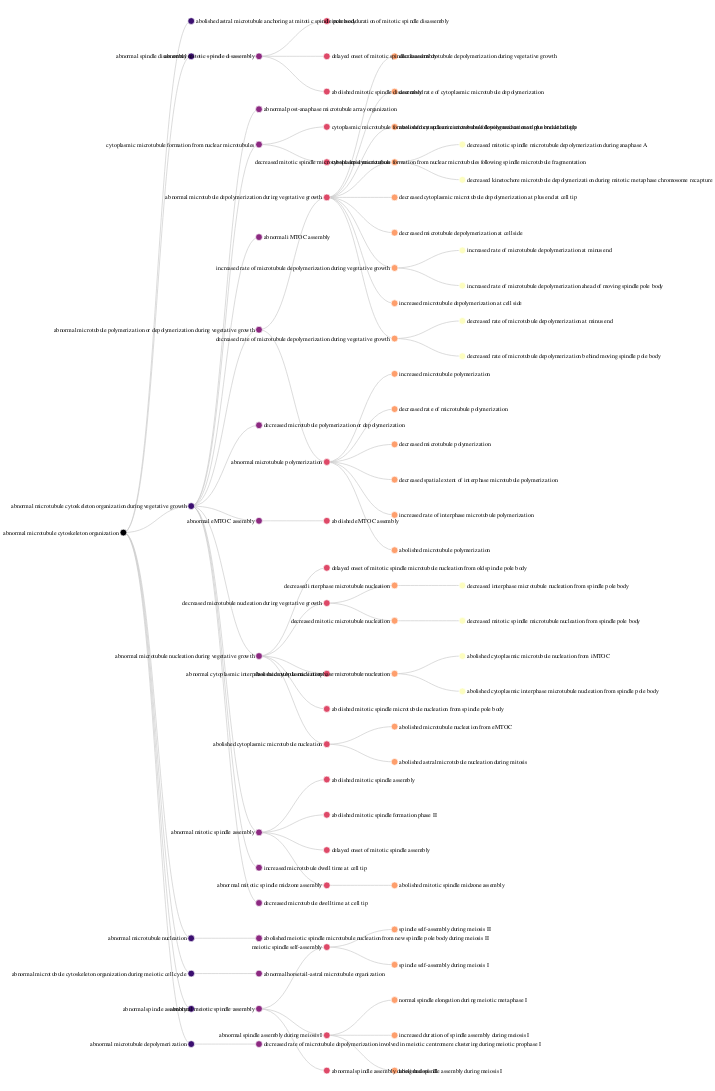

The code cell stored with this chart in its notebook:
### Code cell
import pronto
import json
import urllib.request

fypo = pronto.Ontology('./fypo-base.obo')

starting_point  = fypo['FYPO:0000054'].subclasses().to_set()
data = []

for term in starting_point:
    value = {"id": int(term.id[5:]), "name": term.name, "desc": term.name}
    parents = term.superclasses(with_self=False, distance=1).to_set() & starting_point
    if parents:
        value['parent'] = int(parents.pop().id[5:])
    data.append(value)



# Let's use the Vega radial tree example as a basis of the visualization
view = json.load(urllib.request.urlopen("https://vega.github.io/vega/examples/tree-layout.vg.json"))

# First replace the default data with our own
view['data'][0].pop('url')
view['data'][0]['values'] = data
view['marks'][1]['encode']['enter']['tooltip'] = {"signal": "datum.desc"}
# view['signals'][4]['value'] = 'cluster'

# Render the clustered tree
display({"application/vnd.vega.v5+json": view}, raw=True)

### Figure 1 — Vega specification as saved in the notebook (floating-point values rounded to 4 significant figures)
{"$schema": "https://vega.github.io/schema/vega/v5.json", "data": [{"name": "tree", "transform": [{"key": "id", "parentKey": "parent", "type": "stratify"}, {"as": ["y", "x", "depth", "children"], "method": {"signal": "layout"}, "separation": {"signal": "separation"}, "size": [{"signal": "height"}, {"signal": "width - 100"}], "type": "tree"}], "values": [{"desc": "delayed onset of mitotic spindle microtubule nucleation from old spindle pole body", "id": 7428, "name": "delayed onset of mitotic spindle microtubule nucleation from old spindle pole body", "parent": 5692}, {"desc": "abolished astral microtubule anchoring at mitotic spindle pole body", "id": 4623, "name": "abolished astral microtubule anchoring at mitotic spindle pole body", "parent": 54}, {"desc": "abolished mitotic spindle assembly", "id": 1683, "name": "abolished mitotic spindle assembly", "parent": 177}, {"desc": "spindle self-assembly during meiosis II", "id": 7850, "name": "spindle self-assembly during meiosis II", "parent": 7848}, {"desc": "abolished mitotic spindle formation phase II", "id": 7754, "name": "abolished mitotic spindle formation phase II", "parent": 177}, {"desc": "decreased rate of microtubule depolymerization at minus end", "id": 4721, "name": "decreased rate of microtubule depolymerization at minus end", "parent": 903}, {"desc": "abnormal post-anaphase microtubule array organization", "id": 4625, "name": "abnormal post-anaphase microtubule array organization", "parent": 1350}, {"desc": "abnormal microtubule depolymerization during vegetative growth", "id": 902, "name": "abnormal microtubule depolymerization during vegetative growth", "parent": 901}, {"desc": "abnormal spindle disassembly", "id": 4620, "name": "abnormal spindle disassembly", "parent": 54}, {"desc": "increased microtubule polymerization", "id": 6180, "name": "increased microtubule polymerization", "parent": 4614}, {"desc": "decreased rate of microtubule polymerization", "id": 5703, "name": "decreased rate of microtubule polymerization", "parent": 4614}, {"desc": "cytoplasmic microtubule formation from nuclear microtubules", "id": 4727, "name": "cytoplasmic microtubule formation from nuclear microtubules", "parent": 1350}, {"desc": "increased rate of microtubule depolymerization at minus end", "id": 4617, "name": "increased rate of microtubule depolymerization at minus end", "parent": 3194}, {"desc": "abnormal iMTOC assembly", "id": 6396, "name": "abnormal iMTOC assembly", "parent": 1350}, {"desc": "decreased microtubule polymerization", "id": 5681, "name": "decreased microtubule polymerization", "parent": 4614}, {"desc": "delayed onset of mitotic spindle assembly", "id": 4648, "name": "delayed onset of mitotic spindle assembly", "parent": 177}, {"desc": "abnormal microtubule polymerization", "id": 4614, "name": "abnormal microtubule polymerization", "parent": 901}, {"desc": "cytoplasmic microtubule formation from nuclear microtubules following nuclear envelope breakthrough", "id": 4728, "name": "cytoplasmic microtubule formation from nuclear microtubules following nuclear envelope breakthrough", "parent": 4727}, {"desc": "decreased spatial extent of interphase microtubule polymerization", "id": 5463, "name": "decreased spatial extent of interphase microtubule polymerization", "parent": 4614}, {"desc": "decreased interphase microtubule nucleation", "id": 5694, "name": "decreased interphase microtubule nucleation", "parent": 6335}, {"desc": "decreased microtubule depolymerization during vegetative growth", "id": 5682, "name": "decreased microtubule depolymerization during vegetative growth", "parent": 902}, {"desc": "abolished cytoplasmic microtubule nucleation from iMTOC", "id": 5696, "name": "abolished cytoplasmic microtubule nucleation from iMTOC", "parent": 4766}, {"desc": "decreased mitotic spindle microtubule nucleation from spindle pole body", "id": 6593, "name": "decreased mitotic spindle microtubule nucleation from spindle pole body", "parent": 6336}, {"desc": "abolished cytoplasmic interphase microtubule nucleation", "id": 4766, "name": "abolished cytoplasmic interphase microtubule nucleation", "parent": 234}, {"desc": "abnormal microtubule polymerization or depolymerization during vegetative growth", "id": 901, "name": "abnormal microtubule polymerization or depolymerization during vegetative growth", "parent": 1350}, {"desc": "abnormal mitotic spindle disassembly", "id": 4621, "name": "abnormal mitotic spindle disassembly", "parent": 4620}, {"desc": "decreased microtubule polymerization or depolymerization", "id": 904, "name": "decreased microtubule polymerization or depolymerization", "parent": 1350}, {"desc": "abolished meiotic spindle microtubule nucleation from new spindle pole body during meiosis II", "id": 7485, "name": "abolished meiotic spindle microtubule nucleation from new spindle pole body during meiosis II", "parent": 7484}, {"desc": "meiotic spindle self-assembly", "id": 7848, "name": "meiotic spindle self-assembly", "parent": 737}, {"desc": "decreased rate of cytoplasmic microtubule depolymerization", "id": 3190, "name": "decreased rate of cytoplasmic microtubule depolymerization", "parent": 902}, {"desc": "decreased rate of microtubule depolymerization involved in meiotic centromere clustering during meiotic prophase I", "id": 7112, "name": "decreased rate of microtubule depolymerization involved in meiotic centromere clustering during meiotic prophase I", "parent": 7111}, {"desc": "abnormal eMTOC assembly", "id": 5690, "name": "abnormal eMTOC assembly", "parent": 1350}, {"desc": "decreased interphase microtubule nucleation from spindle pole body", "id": 6337, "name": "decreased interphase microtubule nucleation from spindle pole body", "parent": 5694}, {"desc": "decreased microtubule nucleation during vegetative growth", "id": 6335, "name": "decreased microtubule nucleation during vegetative growth", "parent": 5692}, {"desc": "abolished cytoplasmic microtubule depolymerization at plus end at cell tip", "id": 4616, "name": "abolished cytoplasmic microtubule depolymerization at plus end at cell tip", "parent": 902}, {"desc": "increased duration of mitotic spindle disassembly", "id": 4881, "name": "increased duration of mitotic spindle disassembly", "parent": 4621}, {"desc": "abnormal cytoplasmic interphase microtubule nucleation", "id": 234, "name": "abnormal cytoplasmic interphase microtubule nucleation", "parent": 5692}, {"desc": "spindle self-assembly during meiosis I", "id": 7849, "name": "spindle self-assembly during meiosis I", "parent": 7848}, {"desc": "delayed onset of mitotic spindle disassembly", "id": 6559, "name": "delayed onset of mitotic spindle disassembly", "parent": 4621}, {"desc": "decreased mitotic spindle microtubule depolymerization", "id": 4650, "name": "decreased mitotic spindle microtubule depolymerization", "parent": 902}, {"desc": "abnormal microtubule cytoskeleton organization during vegetative growth", "id": 1350, "name": "abnormal microtubule cytoskeleton organization during vegetative growth", "parent": 54}, {"desc": "abnormal mitotic spindle midzone assembly", "id": 3304, "name": "abnormal mitotic spindle midzone assembly", "parent": 177}, {"desc": "abnormal spindle assembly during meiosis I", "id": 7745, "name": "abnormal spindle assembly during meiosis I", "parent": 737}, {"desc": "decreased cytoplasmic microtubule depolymerization at plus end at cell tip", "id": 7182, "name": "decreased cytoplasmic microtubule depolymerization at plus end at cell tip", "parent": 902}, {"desc": "decreased microtubule depolymerization at cell side", "id": 7706, "name": "decreased microtubule depolymerization at cell side", "parent": 902}, {"desc": "abnormal microtubule nucleation", "id": 7484, "name": "abnormal microtubule nucleation", "parent": 54}, {"desc": "abnormal microtubule cytoskeleton organization during meiotic cell cycle", "id": 7113, "name": "abnormal microtubule cytoskeleton organization during meiotic cell cycle", "parent": 54}, {"desc": "abolished mitotic spindle disassembly", "id": 4622, "name": "abolished mitotic spindle disassembly", "parent": 4621}, {"desc": "decreased rate of microtubule depolymerization behind moving spindle pole body", "id": 4975, "name": "decreased rate of microtubule depolymerization behind moving spindle pole body", "parent": 903}, {"desc": "abolished mitotic spindle midzone assembly", "id": 5344, "name": "abolished mitotic spindle midzone assembly", "parent": 3304}, {"desc": "cytoplasmic microtubule formation from nuclear microtubules following spindle microtubule fragmentation", "id": 4729, "name": "cytoplasmic microtubule formation from nuclear microtubules following spindle microtubule fragmentation", "parent": 4727}, {"desc": "increased rate of microtubule depolymerization during vegetative growth", "id": 3194, "name": "increased rate of microtubule depolymerization during vegetative growth", "parent": 902}, {"desc": "abnormal meiotic spindle assembly", "id": 737, "name": "abnormal meiotic spindle assembly", "parent": 119}, {"desc": "abnormal spindle assembly", "id": 119, "name": "abnormal spindle assembly", "parent": 54}, {"desc": "normal spindle elongation during meiotic metaphase I", "id": 7746, "name": "normal spindle elongation during meiotic metaphase I", "parent": 7745}, {"desc": "abnormal microtubule cytoskeleton organization", "id": 54, "name": "abnormal microtubule cytoskeleton organization"}, {"desc": "increased duration of spindle assembly during meiosis I", "id": 7748, "name": "increased duration of spindle assembly during meiosis I", "parent": 7745}, {"desc": "abolished mitotic spindle microtubule nucleation from spindle pole body", "id": 7422, "name": "abolished mitotic spindle microtubule nucleation from spindle pole body", "parent": 5692}, {"desc": "abnormal horsetail-astral microtubule organization", "id": 7501, "name": "abnormal horsetail-astral microtubule organization", "parent": 7113}, {"desc": "abnormal microtubule nucleation during vegetative growth", "id": 5692, "name": "abnormal microtubule nucleation during vegetative growth", "parent": 1350}, {"desc": "increased rate of interphase microtubule polymerization", "id": 4615, "name": "increased rate of interphase microtubule polymerization", "parent": 4614}, {"desc": "abnormal microtubule depolymerization", "id": 7111, "name": "abnormal microtubule depolymerization", "parent": 54}, {"desc": "abolished spindle assembly during meiosis I", "id": 7851, "name": "abolished spindle assembly during meiosis I", "parent": 7745}, {"desc": "decreased mitotic spindle microtubule depolymerization during anaphase A", "id": 5423, "name": "decreased mitotic spindle microtubule depolymerization during anaphase A", "parent": 4650}, {"desc": "abolished eMTOC assembly", "id": 4624, "name": "abolished eMTOC assembly", "parent": 5690}, {"desc": "decreased kinetochore microtubule depolymerization during mitotic metaphase chromosome recapture", "id": 5363, "name": "decreased kinetochore microtubule depolymerization during mitotic metaphase chromosome recapture", "parent": 4650}, {"desc": "abolished microtubule polymerization", "id": 6067, "name": "abolished microtubule polymerization", "parent": 4614}, {"desc": "abolished microtubule nucleation from eMTOC", "id": 5698, "name": "abolished microtubule nucleation from eMTOC", "parent": 5693}, {"desc": "abnormal mitotic spindle assembly", "id": 177, "name": "abnormal mitotic spindle assembly", "parent": 1350}, {"desc": "abolished cytoplasmic interphase microtubule nucleation from spindle pole body", "id": 5697, "name": "abolished cytoplasmic interphase microtubule nucleation from spindle pole body", "parent": 4766}, {"desc": "increased rate of microtubule depolymerization ahead of moving spindle pole body", "id": 4976, "name": "increased rate of microtubule depolymerization ahead of moving spindle pole body", "parent": 3194}, {"desc": "abolished cytoplasmic microtubule nucleation", "id": 5693, "name": "abolished cytoplasmic microtubule nucleation", "parent": 5692}, {"desc": "abolished astral microtubule nucleation during mitosis", "id": 5695, "name": "abolished astral microtubule nucleation during mitosis", "parent": 5693}, {"desc": "decreased mitotic microtubule nucleation", "id": 6336, "name": "decreased mitotic microtubule nucleation", "parent": 6335}, {"desc": "abnormal spindle assembly during meiosis II", "id": 4510, "name": "abnormal spindle assembly during meiosis II", "parent": 737}, {"desc": "increased microtubule dwell time at cell tip", "id": 3417, "name": "increased microtubule dwell time at cell tip", "parent": 1350}, {"desc": "increased microtubule depolymerization at cell side", "id": 6105, "name": "increased microtubule depolymerization at cell side", "parent": 902}, {"desc": "decreased rate of microtubule depolymerization during vegetative growth", "id": 903, "name": "decreased rate of microtubule depolymerization during vegetative growth", "parent": 902}, {"desc": "decreased microtubule dwell time at cell tip", "id": 5799, "name": "decreased microtubule dwell time at cell tip", "parent": 1350}]}, {"name": "links", "source": "tree", "transform": [{"type": "treelinks"}, {"orient": "horizontal", "shape": {"signal": "links"}, "type": "linkpath"}]}], "description": "An example of Cartesian layouts for a node-link diagram of hierarchical data.", "height": 1600, "marks": [{"encode": {"update": {"path": {"field": "path"}, "stroke": {"value": "#ccc"}}}, "from": {"data": "links"}, "type": "path"}, {"encode": {"enter": {"size": {"value": 100}, "stroke": {"value": "#fff"}, "tooltip": {"signal": "datum.desc"}}, "update": {"fill": {"field": "depth", "scale": "color"}, "x": {"field": "x"}, "y": {"field": "y"}}}, "from": {"data": "tree"}, "type": "symbol"}, {"encode": {"enter": {"baseline": {"value": "middle"}, "fontSize": {"value": 9}, "text": {"field": "name"}}, "update": {"align": {"signal": "datum.children ? 'right' : 'left'"}, "dx": {"signal": "datum.children ? -7 : 7"}, "opacity": {"signal": "labels ? 1 : 0"}, "x": {"field": "x"}, "y": {"field": "y"}}}, "from": {"data": "tree"}, "type": "text"}], "padding": 5, "scales": [{"domain": {"data": "tree", "field": "depth"}, "name": "color", "range": {"scheme": "magma"}, "type": "linear", "zero": true}], "signals": [{"bind": {"input": "checkbox"}, "name": "labels", "value": true}, {"bind": {"input": "radio", "options": ["tidy", "cluster"]}, "name": "layout", "value": "tidy"}, {"bind": {"input": "select", "options": ["line", "curve", "diagonal", "orthogonal"]}, "name": "links", "value": "diagonal"}, {"bind": {"input": "checkbox"}, "name": "separation", "value": false}], "width": 600}
